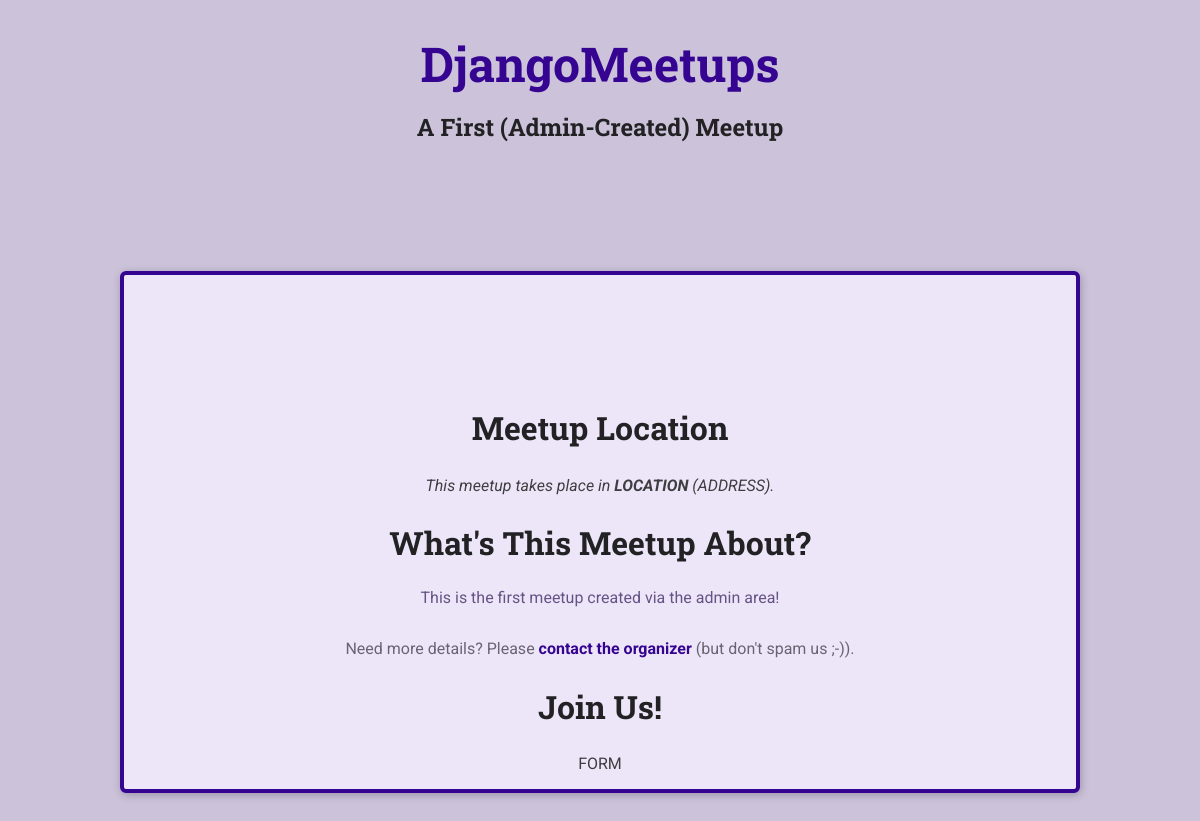
Page /meetups/a-first-meetup on the earlier database version.
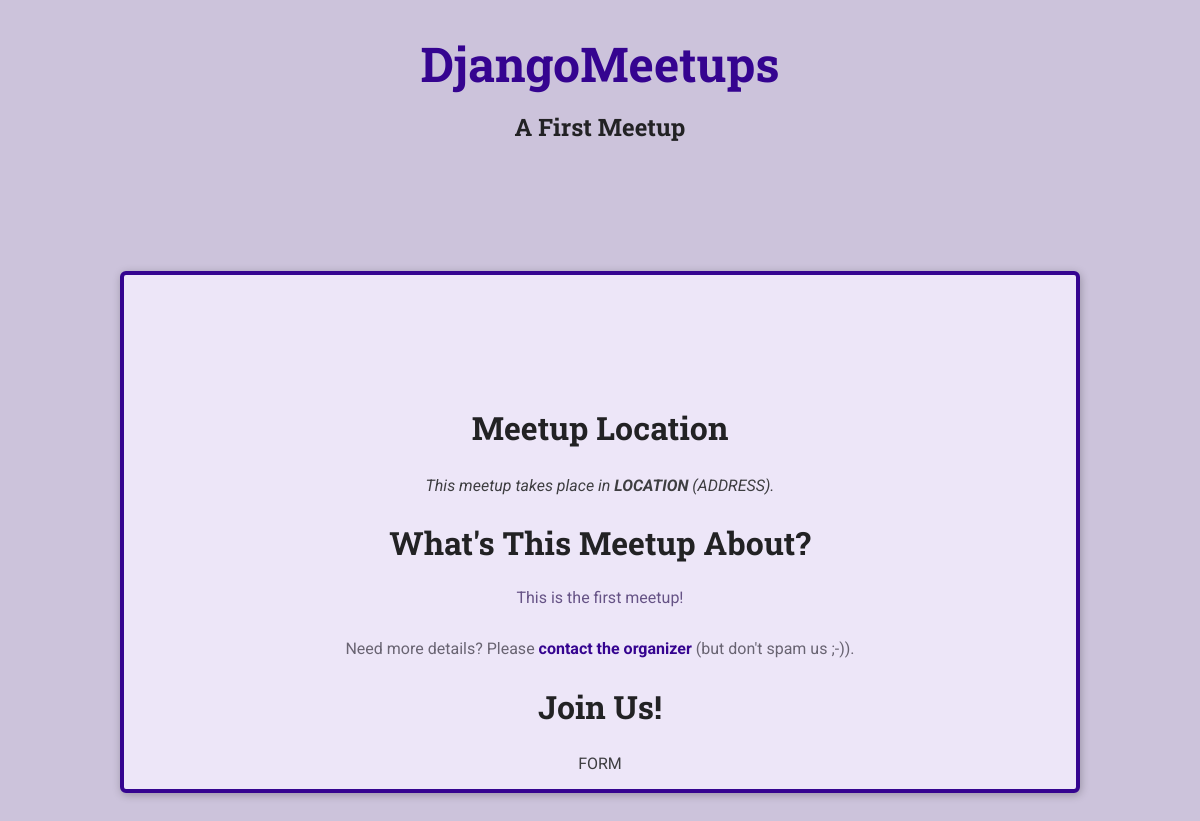
Same page on the later database version.
### meetups/models.py (models this page shows)
class Meetup(models.Model):
    title=models.CharField(max_length=200)
    slug=models.SlugField(unique=True)
    description=models.TextField()
    image=models.ImageField(upload_to="images")

### meetups/views.py (the view)
# urls.py: path('meetups/<slug:meetup_slug>', views.metup_details, name="meetup-detail")
def metup_details(request, meetup_slug):
    try:
        selected_meetup= Meetup.objects.get(slug=meetup_slug)
        return render(request, 'meetups/meetup-details.html', {
            'meetup_found' : True,
            'meetup_title': selected_meetup.title,
            'meetup_description' : selected_meetup.description
        })
    except Exception as exc:
        return render(request, 'meetups/meetup-details.html', {
            'meetup_found' : False
        })

### meetups/templates/meetups/meetup-details.html (shortened to what this page needs)
{% extends 'meetups/base/base.html' %}
{% load static %}
{% block site_css %}
  <link rel="stylesheet" href="{% static 'meetups/styles/meetup-detail.css' %}">
{% endblock %}
{% block main_heading %}
  {{ meetup_title }}
{% endblock %}
{% block body %}
{% if meetup_found %}
<article>
  <section id="location">
    <h2>Meetup Location</h2>
    <address>This meetup takes place in <span>LOCATION</span> (ADDRESS).</address>
  </section>
  <section id="details">
    <h2>What's This Meetup About?</h2>
    <p>{{ meetup_description }}</p>
    <footer>
      <p>Need more details? Please <a href="">contact the organizer</a> (but don't spam us ;-)).</p>
    </footer>
  </section>
  <section id="registration">
    <h2>Join Us!</h2>
    FORM
  </section>
</article>
{% else %}
<p>No meetup found for this slug, sorry!</p>
{% endif %}
{% endblock %}

### meetups/templates/meetups/base/base.html (shortened to what this page needs)
{% load static %}
<!DOCTYPE html>
<html lang="en">
<head>
    <link rel="stylesheet" href="{% static 'meetups/styles/base.css' %}">
    {% block site_css %}{% endblock %}
</head>
<body>
    <header id="main-header">
        <nav><a href="/meetups" id="main-logo">DjangoMeetups</a></nav>
        <h1>{% block main_heading %}{% endblock %}</h1>
    </header>
    <main>
        {% block body %}{% endblock %}
    </main>
</body>
</html>

### meetups/static/meetups/styles/base.css (style rules this page uses)
* { box-sizing: border-box; }
body { font-family: 'Roboto', sans-serif; margin: 0; background-color: #ccc3db; color: #3e3e41; }
h1, h2, h3 { font-family: 'Roboto Slab', sans-serif; color: #222224; }
#main-header { width: 100%; text-align: center; padding: 2rem 0; }
#main-header h1 { font-size: 1.5rem; }
#main-logo { font-size: 3rem; font-family: 'Roboto Slab', sans-serif; text-decoration: none; color: #350490; font-weight: bold; }

Differences in the rows shown:
changed Meetup: title "A First (Admin-Created) Meetup" → "A First Meetup"; description "This is the first meetup created via the admin area!" → "This is the first meetup!"
